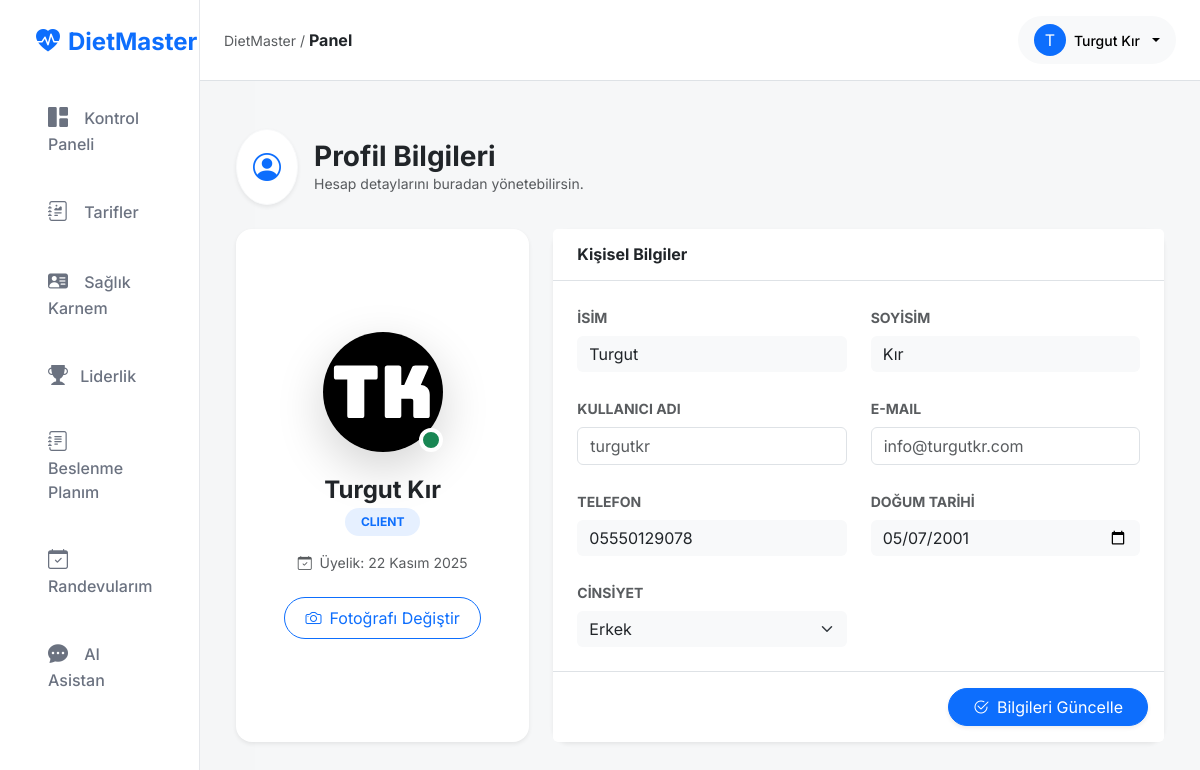
/users/profile/ (signed in), run on the app's committed database.
### apps/users/models.py (models this page shows, shortened)
class CustomUser(AbstractUser):
    class Role(models.TextChoices):
        ADMIN = "ADMIN", "Diyetisyen (Admin)"
        STAFF = "STAFF", "Stajyer"
        CLIENT = "CLIENT", "Danışan"
        NEW_CLIENT = "NEW_CLIENT", "Yeni Üye (Potansiyel)"
    role = models.CharField(
        max_length=50,
        choices=Role.choices,
        default=Role.NEW_CLIENT,
        verbose_name="Kullanıcı Rolü"
    )
    phone_number = models.CharField(
        max_length=15,
        blank=True,
        null=True,
        verbose_name="Telefon Numarası"
    )
    profile_photo = models.ImageField(
        upload_to='profile_photos/',
        blank=True,
        null=True,
        verbose_name="Profil Fotoğrafı"
    )

### apps/profiles/models.py (models this page shows, shortened)
class PatientProfile(models.Model):
    GENDER_CHOICES = [
        ('M', 'Erkek'),
        ('F', 'Kadın'),
    ]
    ACTIVITY_LEVEL_CHOICES = [
        ('sedentary', 'Hareketsiz (Masa başı)'),
        ('light', 'Az Hareketli (Haftada 1-3 gün spor)'),
        ('moderate', 'Orta Hareketli (Haftada 3-5 gün spor)'),
        ('active', 'Çok Hareketli (Haftada 6-7 gün spor)'),
        ('athlete', 'Profesyonel Sporcu'),
    ]
    WATER_HABIT_CHOICES = [
        ('bad', 'Çok az içiyorum (<1L)'),
        ('medium', 'Ortalama (1.5L - 2L)'),
        ('good', 'Çok iyi (>2.5L)'),
    ]
    DIET_PREFERENCE_CHOICES = [
        ('standard', 'Her şeyi yerim'),
        ('vegan', 'Vegan'),
        ('vegetarian', 'Vejetaryen'),
        ('ketogenic', 'Ketojenik'),
        ('gluten_free', 'Glutensiz'),
    ]
    user = models.OneToOneField(
        settings.AUTH_USER_MODEL,
        on_delete=models.CASCADE,
        related_name='profile'
    )
    birth_date = models.DateField("Doğum Tarihi", null=True, blank=True)
    gender = models.CharField("Cinsiyet", max_length=1, choices=GENDER_CHOICES, default='F')
    height = models.PositiveIntegerField("Boy (cm)", help_text="Örn: 175", null=True, blank=True)
    weight = models.DecimalField("Kilo (kg)", max_digits=5, decimal_places=1, help_text="Örn: 70.5", null=True, blank=True)
    chronic_diseases = models.TextField("Kronik Rahatsızlıklar", blank=True, help_text="Örn: Diyabet Tip 2, Haşimato")
    allergies = models.TextField("Alerjiler & İntoleranslar", blank=True, help_text="Örn: Gluten, Laktoz")
    medications = models.TextField("Kullanılan İlaçlar", blank=True, help_text="Düzenli kullanılan ilaçlar.")
    activity_level = models.CharField("Aktivite Seviyesi", max_length=20, choices=ACTIVITY_LEVEL_CHOICES, default='sedentary')
    daily_activity = models.CharField("Günlük Hareket", max_length=50, choices=ACTIVITY_LEVEL_CHOICES, default='sedentary')
    water_habit = models.CharField("Su İçme Alışkanlığı", max_length=50, choices=WATER_HABIT_CHOICES, default='medium')
    goal_weight = models.DecimalField("Hedef Kilo", max_digits=5, decimal_places=1, null=True, blank=True)
    target_date = models.DateField("Hedef Tarih", null=True, blank=True, help_text="Bu kiloya ne zaman ulaşmak istiyorsun?")
    motivation_level = models.IntegerField("Motivasyon Seviyesi (1-10)", default=5)
    diet_preference = models.CharField("Beslenme Tipi", max_length=50, choices=DIET_PREFERENCE_CHOICES, default='standard')
    disliked_foods = models.TextField("Sevmediği Besinler", blank=True, help_text="Örn: Brokoli, Mantar...")
    is_onboarding_complete = models.BooleanField("Sihirbaz Tamamlandı mı?", default=False)
    updated_at = models.DateTimeField(auto_now=True)

### apps/users/views.py (the view, shortened to what this page needs)
# urls.py: path('profile/', views.profile_view, name='profile'),
@login_required
def profile_view(request):
    user = request.user
    PatientProfile = apps.get_model('profiles', 'PatientProfile')
    profile, created = PatientProfile.objects.get_or_create(user=user)
    return render(request, 'users/profile.html', {
        'user': user,
        'profile': profile,
    })

### templates/users/profile.html (shortened to what this page needs)
{% extends 'base.html' %}
{% load static %}
{% block content %}
<div class="container-fluid py-4">
    <div class="row mb-4 animate-in">
        <div class="col-12">
            <div class="d-flex align-items-center">
                <div class="bg-white p-3 rounded-circle shadow-sm me-3 border border-light">
                    <i class="bi bi-person-circle fs-3 text-primary"></i>
                </div>
                <div>
                    <h3 class="fw-bold text-dark mb-0">Profil Bilgileri</h3>
                    <p class="text-muted small mb-0">Hesap detaylarını buradan yönetebilirsin.</p>
                </div>
            </div>
        </div>
    </div>
    <form id="profile-form"
          hx-post="{% url 'users:profile' %}"
          hx-encoding="multipart/form-data"
          hx-target="#toast-container"
          hx-swap="innerHTML">
        <div class="row g-4 animate-in" style="animation-delay: 0.1s;">
            <div class="col-lg-4">
                <div class="card border-0 shadow-sm rounded-4 h-100 text-center overflow-hidden">
                    <div class="card-body p-5 d-flex flex-column align-items-center justify-content-center">
                        <div class="position-relative mb-4">
                            {% if user.profile_photo %}
                                <img id="profile-photo-preview"
                                     src="{{ user.profile_photo.url }}"
                                     class="rounded-circle shadow-lg object-fit-cover"
                                     style="width: 120px; height: 120px;">
                            {% endif %}
                            <span class="position-absolute bottom-0 end-0 p-2 bg-success border border-4 border-white rounded-circle"></span>
                        </div>
                        <h4 class="fw-bold text-dark mb-1">{{ user.get_full_name|default:user.username }}</h4>
                        <span class="badge bg-primary bg-opacity-10 text-primary rounded-pill px-3 py-2 mb-3">
                            {{ user.role|default:"Danışan" }}
                        </span>
                        <p class="text-muted small mb-4">
                            <i class="bi bi-calendar-check me-1"></i> Üyelik: {{ user.date_joined|date:"d F Y" }}
                        </p>
                        <div class="d-grid gap-2 w-100">
                            <button type="button" class="btn btn-outline-primary rounded-pill py-2"
                                    onclick="document.getElementById('id_profile_photo').click()">
                                <i class="bi bi-camera me-2"></i>Fotoğrafı Değiştir
                            </button>
                        </div>
                    </div>
                </div>
            </div>
            <div class="col-lg-8">
                <div class="card border-0 shadow-sm rounded-4 h-100">
                    <div class="card-header bg-white border-bottom py-3 px-4">
                        <h6 class="fw-bold mb-0 text-dark">Kişisel Bilgiler</h6>
                    </div>
                    <div class="card-body p-4">
                        <div class="row g-4">
                            <div class="col-md-6">
                                <label class="form-label small text-muted fw-bold">İSİM</label>
                                <input type="text" name="first_name" class="form-control bg-light border-0" value="{{ user.first_name }}">
                            </div>
                            <div class="col-md-6">
                                <label class="form-label small text-muted fw-bold">SOYİSİM</label>
                                <input type="text" name="last_name" class="form-control bg-light border-0" value="{{ user.last_name }}">
                            </div>
                            <div class="col-md-6">
                                <label class="form-label small text-muted fw-bold">KULLANICI ADI</label>
                                <input type="text" class="form-control bg-white border text-muted" value="{{ user.username }}" readonly disabled>
                            </div>
                            <div class="col-md-6">
                                <label class="form-label small text-muted fw-bold">E-MAIL</label>
                                <input type="email" class="form-control bg-white border text-muted" value="{{ user.email }}" readonly disabled>
                            </div>
                             <div class="col-md-6">
                                 <label class="form-label small text-muted fw-bold">TELEFON</label>
                                 <input type="text"
                                        name="phone_number"
                                        class="form-control bg-light border-0"
                                        value="{{ user.phone_number|default:'' }}"
                                        placeholder="05xxxxxxxxx">
                             </div>
                              <div class="col-md-6">
                                  <label class="form-label small text-muted fw-bold">DOĞUM TARİHİ</label>
                                  <input type="date"
                                         name="birth_date"
                                         class="form-control bg-light border-0"
                                         value="{{ profile.birth_date|date:'Y-m-d' }}">
                              </div>
                           <div class="col-md-6">
                               <label class="form-label small text-muted fw-bold">CİNSİYET</label>
                               <select name="gender" class="form-select bg-light border-0">
                                   <option value="M" {% if profile.gender == "M" %}selected{% endif %}>Erkek</option>
                               </select>
                           </div>
                           </div>
                       </div>
                    <div class="card-footer bg-white border-top p-3 text-end">
                        <button type="submit" id="submit-btn" class="btn btn-primary rounded-pill px-4 shadow-sm">
                            <i class="bi bi-check2-circle me-2"></i>Bilgileri Güncelle
                        </button>
                    </div>
                </div>
            </div>
        </div>
    </form>
</div>
{% endblock %}

### templates/base.html (shortened to what this page needs)
{% load static %}
<!DOCTYPE html>
<html lang="tr">
<head>
    <link href="https://cdn.jsdelivr.net/npm/bootstrap@5.3.2/dist/css/bootstrap.min.css" rel="stylesheet">
    <link rel="stylesheet" href="https://cdn.jsdelivr.net/npm/bootstrap-icons@1.11.3/font/bootstrap-icons.min.css">
    <link rel="stylesheet" href="{% static 'css/main.css' %}">
</head>
<body>
<div class="container-fluid">
    <div class="row">
        {% if user.is_authenticated %}
        <nav id="sidebar" class="col-md-3 col-lg-2 d-none d-md-block sidebar min-vh-100">
            <div class="position-sticky pt-3">
                <div class="px-4 pb-4 pt-2">
                    <a class="navbar-brand fs-4 fw-bold text-primary d-flex align-items-center" href="{% url 'core:dashboard' %}">
                        <i class="bi bi-heart-pulse-fill me-2"></i> DietMaster
                    </a>
                </div>
                <ul class="nav flex-column px-2">
                    <li class="nav-item mb-1">
                        <a class="nav-link {% if request.resolver_match.view_name == 'core:dashboard' %}active{% endif %}" href="{% url 'core:dashboard' %}">
                            <i class="bi bi-grid-1x2-fill"></i>
                            <span>Kontrol Paneli</span>
                        </a>
                    </li>
                    <li class="nav-item mb-1">
                        <a class="nav-link {% if 'recipes' in request.resolver_match.view_name %}active{% endif %}" href="{% url 'recipes:list' %}">
                            <i class="bi bi-journal-richtext"></i>
                            <span>Tarifler</span>
                        </a>
                    </li>
                    {% if user.role == 'CLIENT' %}
                    <li class="nav-item mb-1">
                        <a class="nav-link {% if 'profiles' in request.path %}active{% endif %}" href="{% url 'profiles:detail' %}">
                            <i class="bi bi-person-vcard-fill"></i>
                            <span>Sağlık Karnem</span>
                        </a>
                    </li>
                    <li class="nav-item">
                        <a class="nav-link" href="{% url 'leaderboard:ranking' %}">
                            <i class="bi bi-trophy-fill me-2"></i> Liderlik
                        </a>
                    </li>
                    <li class="nav-item mb-1">
                        <a class="nav-link {% if 'nutrition/my-plan' in request.path %}active{% endif %}" href="{% url 'nutrition:my_plan' %}">
                            <i class="bi bi-journal-text"></i>
                            <span>Beslenme Planım</span>
                        </a>
                    </li>
                    <li class="nav-item mb-1">
                        <a class="nav-link {% if 'appointments' in request.path %}active{% endif %}" href="{% url 'appointments:calendar' %}">
                            <i class="bi bi-calendar-check"></i>
                            <span>Randevularım</span>
                        </a>
                    </li>
                    <li class="nav-item mb-1">
                        <a class="nav-link {% if 'chat' in request.path %}active{% endif %}" href="{% url 'chat:room' %}">
                            <i class="bi bi-chat-dots-fill"></i>
                            <span>AI Asistan</span>
                        </a>
                    </li>
                    {% endif %}
                </ul>
            </div>
        </nav>
        {% endif %}
        <div class="col-md-9 ms-sm-auto col-lg-10 p-0 bg-light bg-opacity-50 min-vh-100">
            <header class="header-navbar sticky-top bg-white border-bottom d-flex align-items-center justify-content-between px-4 py-3">
                <div class="d-none d-md-block">
                    <span class="text-muted small">DietMaster / </span>
                    <span class="fw-bold text-dark">{% block title_breadcrumb %}Panel{% endblock %}</span>
                </div>
                <div class="dropdown">
                    <button class="btn btn-light bg-gray-50 border-0 dropdown-toggle d-flex align-items-center gap-2 py-2 px-3 rounded-pill" type="button" data-bs-toggle="dropdown" aria-expanded="false">
                        <div class="bg-primary text-white rounded-circle d-flex align-items-center justify-content-center" style="width: 32px; height: 32px;">
                            {{ request.user.first_name|slice:":1"|default:request.user.username|slice:":1"|upper }}
                        </div>
                        <span class="fw-medium small d-none d-md-inline">{{ request.user.get_full_name|default:request.user.username }}</span>
                    </button>
                </div>
            </header>
            <main class="p-4">
                {% block content %}{% endblock %}
            </main>
        </div>
    </div>
</div>
</body>
</html>

### static/css/main.css (style rules this page uses)
:root { --primary: #6366f1; --primary-dark: #4f46e5; --primary-light: #e0e7ff; --secondary: #64748b; --success: #10b981; --warning: #f59e0b; --danger: #ef4444; --bg-body: #f3f4f6; --bg-card: #ffffff; --gradient-primary: linear-gradient(135deg, #6366f1 0%, #4f46e5 100%); --shadow-sm: 0 1px 2px 0 rgb(0 0 0 / 0.05); --shadow-md: 0 4px 6px -1px rgb(0 0 0 / 0.1), 0 2px 4px -1px rgb(0 0 0 / 0.06); --shadow-lg: 0 10px 15px -3px rgb(0 0 0 / 0.1), 0 4px 6px -2px rgb(0 0 0 / 0.05); --radius-md: 12px; --radius-lg: 16px; --radius-full: 9999px; --transition: all 0.2s cubic-bezier(0.4, 0, 0.2, 1); }
body { font-family: 'Inter', sans-serif; background-color: var(--bg-body); color: #1f2937; -webkit-font-smoothing: antialiased; }
a { text-decoration: none; }
.sidebar { background-color: var(--bg-card); border-right: 1px solid #e5e7eb; }
.sidebar .nav-link { color: #6b7280; font-weight: 500; padding: 0.875rem 1rem; margin: 0.25rem 0.75rem; border-radius: var(--radius-md); transition: var(--transition); }
.sidebar .nav-link i { margin-right: 0.75rem; font-size: 1.25rem; }

### templates/users/profile.html (style rules this page uses)
.animate-in { animation: fadeInUp 0.5s ease-out forwards; opacity: 0; transform: translateY(20px); }

### data on the page
CustomUser: user.first_name "T", user.get_full_name "Turgut Kır", profile_photo (picture), get_full_name "Turgut Kır", role "CLIENT", date_joined "22 Kasım 2025", first_name "Turgut", last_name "Kır", username "turgutkr", email "info@turgutkr.com", phone_number "05550129078"
PatientProfile: birth_date "05/07/2001", gender "Erkek"
